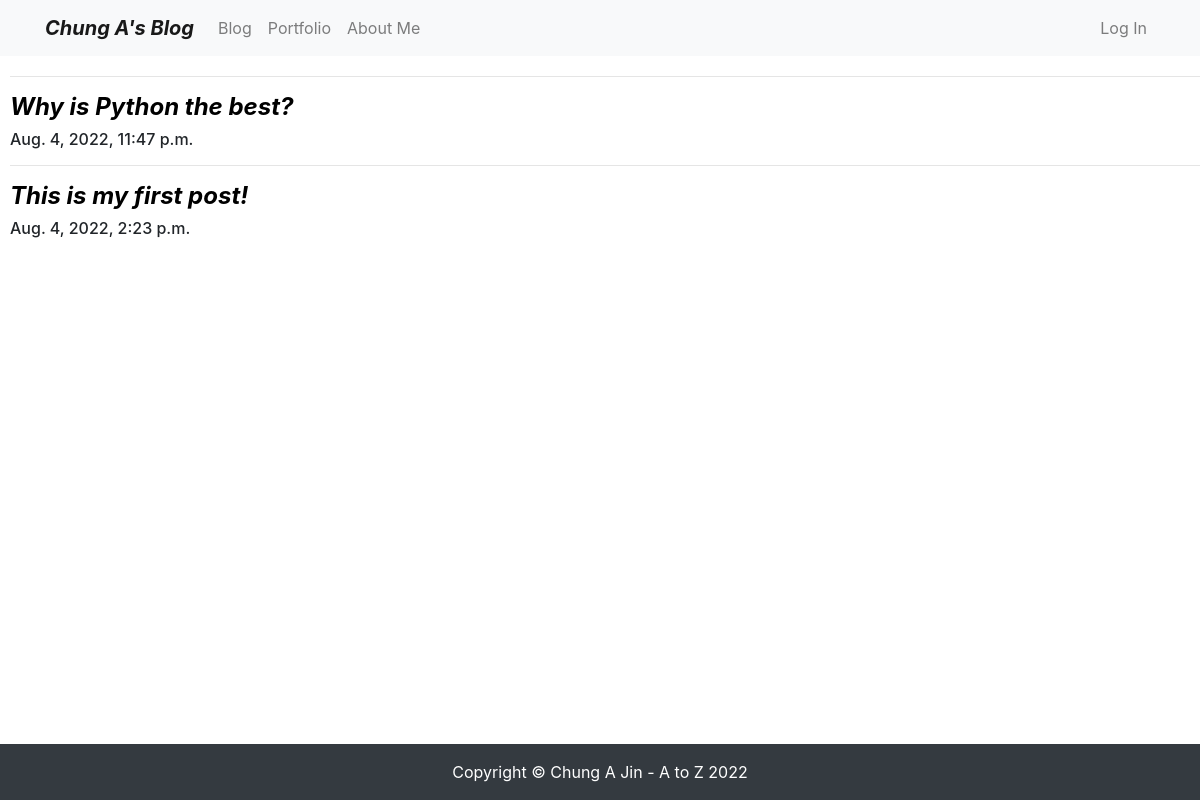
The page /blog/ on the database as committed earlier.
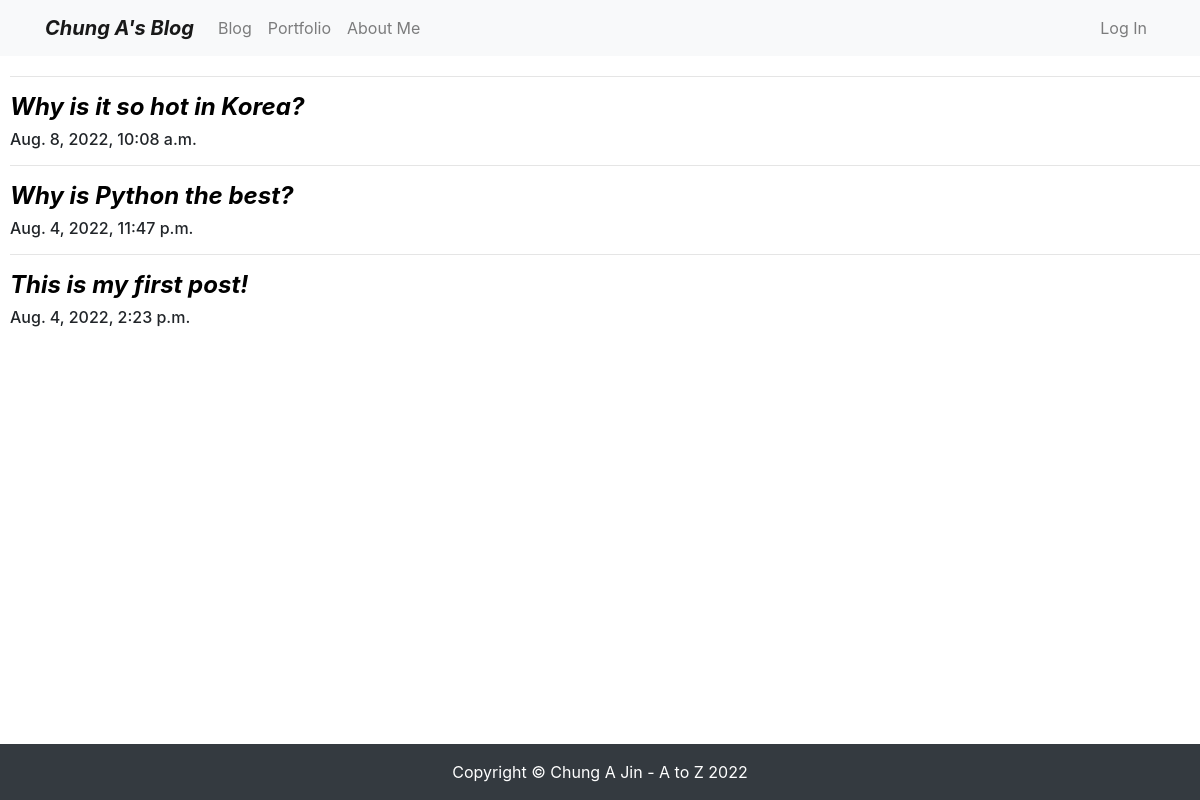
The same page on the database as committed later.
### blog/models.py (models this page shows, shortened)
class Post(models.Model):
    title = models.CharField(max_length=30)
    content = models.TextField()
    image = models.ImageField(upload_to='featured_image/%Y/%m/%d/')
    created_at = models.DateTimeField(auto_now_add=True)
    updated_at = models.DateTimeField(auto_now=True)
    def get_absolute_url(self):
        return f'/blog/{self.pk}/'

### blog/views.py (the view)
# urls.py: path('',views.PostList.as_view()),
class PostList(ListView):
    model = Post
    ordering = '-pk'

### blog/templates/blog/post_list.html (shortened to what this page needs)
{% extends 'blog/base.html' %}
{% block main_area %}
    <div class="contents">
        {% for p in post_list %}
    <hr />
    <h4 class="font_style"><a href="{{ p.get_absolute_url }}" class="title_link">{{ p.title }}</a></h4>
    <h6>{{ p.created_at }}</h6>
     {% endfor %}
    </div>
{% endblock %}

### blog/templates/blog/base.html (shortened to what this page needs)
<!DOCTYPE html> {% load static %}
<html lang="ko">
<head>
    <link rel="stylesheet" href="https://cdn.jsdelivr.net/npm/bootstrap@4.5.3/dist/css/bootstrap.min.css">
    <link rel="stylesheet" href="https://cdn.jsdelivr.net/npm/bootstrap@4.5.3/dist/css/bootstrap.min.css">
</head>
<body>
{% include 'blog/navbar.html' %}
<div class="space"></div>
{% block main_area %}
{% endblock %}
{% include 'blog/footer.html' %}
</body>
</html>

### blog/templates/blog/navbar.html (shortened to what this page needs)
<nav id="navbar" class="navbar fixed-top navbar-expand-lg navbar-light bg-light">
    <div class="container">
        <a class="navbar-brand font_style" href="/">Chung A's Blog</a>
        <div class="collapse navbar-collapse" id="navbarNavDropdown">
            <ul class="navbar-nav">
                <li class="nav-item">
                    <a class="nav-link" href="/blog/">Blog</a>
                </li>
                <li class="nav-item">
                    <a class="nav-link" href="/portfolio/">Portfolio</a>
                </li>
                <li class="nav-item">
                    <a class="nav-link" href="/about_me/">About Me</a>
                </li>
            </ul>
            <ul class="navbar-nav ml-auto"> {% if user.is_authenticated %} <li class="nav-item dropdown">
                    <a class="nav-link dropdown-toggle" href="#" id="navbarDropdownMenuLink" role="button"
                        data-toggle="dropdown" aria-haspopup="true" aria-expanded="false"> {{ user.username }} </a>
                    <div class="dropdown-menu" aria-labelledby="navbarDropdownMenuLink">
                        <a class="dropdown-item" href="/accounts/logout/">Log Out</a>
                    </div>
                </li> {% else %} <li class="nav-item">
                    <a class="nav-link" href="#" data-toggle="modal" data-target="#loginModal">Log In</a>
                </li> {% endif %} </ul>
        </div>
    </div>
</nav>

### blog/templates/blog/footer.html
<div class="fixed-bottom">
    <footer class="py-3 bg-dark">
        <div class="container">
            <p class="m-0 text-center text-white"> Copyright &copy; Chung A Jin  -  A to Z 2022 </p>
        </div>
    </footer>
</div>

### blog/templates/blog/base.html (style rules this page uses)
.font_style { font-style: italic; font-weight: bold; }
.contents { margin-bottom: 100px; margin-left: 10px; }
.title_link { color: black; }
.space { padding: 30px; }

Rows that differ between the two databases and show on the page:
added Post: title "Why is it so hot in Korea?", created_at "Aug. 8, 2022, 10:08 a.m."
